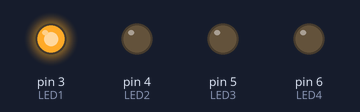
A sketch run on a simulated Arduino Uno, built with avr-gcc and run on an emulated ATmega328P. On the bench: output pins drawn as LEDs (lit = HIGH).

Above: at 0.5 s.
At 3.5 s:
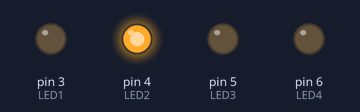
At 17.5 s:
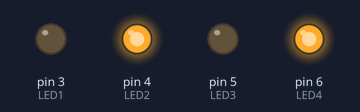
At 37.0 s:
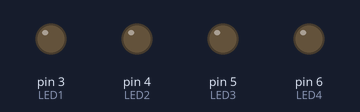
At 61.5 s:
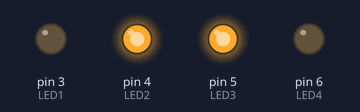
Timing chart, 0 to 67.6 s (numbered marks = the images above):
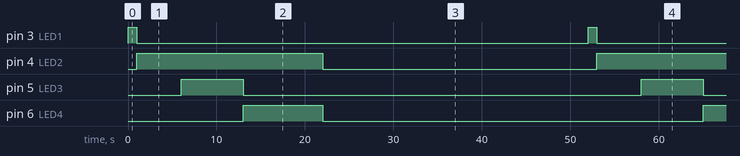

Measured:
- by itself, pin 3 (LED1): alternates HIGH for 1.0 s and LOW for 51.0 s
- by itself, pin 4 (LED2): alternates HIGH for 21.0 s and LOW for 31.0 s
- by itself, pin 5 (LED3): alternates HIGH for 7.0 s and LOW for 45.0 s
- by itself, pin 6 (LED4): alternates HIGH for 9.0 s and LOW for 43.0 s

The sketch:

May_2024_challenge.ino
```cpp
/* May 2024 Challenge - without bonus challenge
  Write a sketch and build a circuit that lights up four LEDs from four different digital pins.
  LED 1 should be red. It should light up for one second, then turn off.
  LED 2 should be green. It should light up and wait for 5 seconds before going on to the next step.
  LED 3 should be red. It should light up for 7 seconds and then turn off.
  LED 4 should be green. It should light up for 9 seconds.
  Then turn all LEDs off for 30 seconds and then restart.
  Notes: Use whichever GPIO pins you want to use. Don’t forget your resistors!

  Written by Brian Cox May 2024
*/

const int LED1 = 3; //Red LED
const int LED2 = 4; //Green LED
const int LED3 = 5; //Red LED
const int LED4 = 6; //Green LED

void setup() {
  pinMode(LED1, OUTPUT);
  pinMode(LED2, OUTPUT);
  pinMode(LED3, OUTPUT);
  pinMode(LED4, OUTPUT);
}

void loop() {
  //Power up LED1 for one second then turn off
  digitalWrite(LED1, HIGH);
  delay(1000);
  digitalWrite(LED1, LOW);
  //Power up LED2, then wait for five seconds before continuing
  digitalWrite(LED2, HIGH);
  delay(5000);
  //Power up LED3 for seven seconds then turn off
  digitalWrite(LED3, HIGH);
  delay(7000);
  digitalWrite(LED3, LOW);
  //Power up LED4 for nine seconds then turn off
  digitalWrite(LED4, HIGH);
  delay(9000);
  digitalWrite(LED4, LOW);
  //Power off LED2 which was left on, as requested in the challenge description
  digitalWrite(LED2, LOW);
  //Wait thirty seconds then restart
  delay(30000);
}
```
